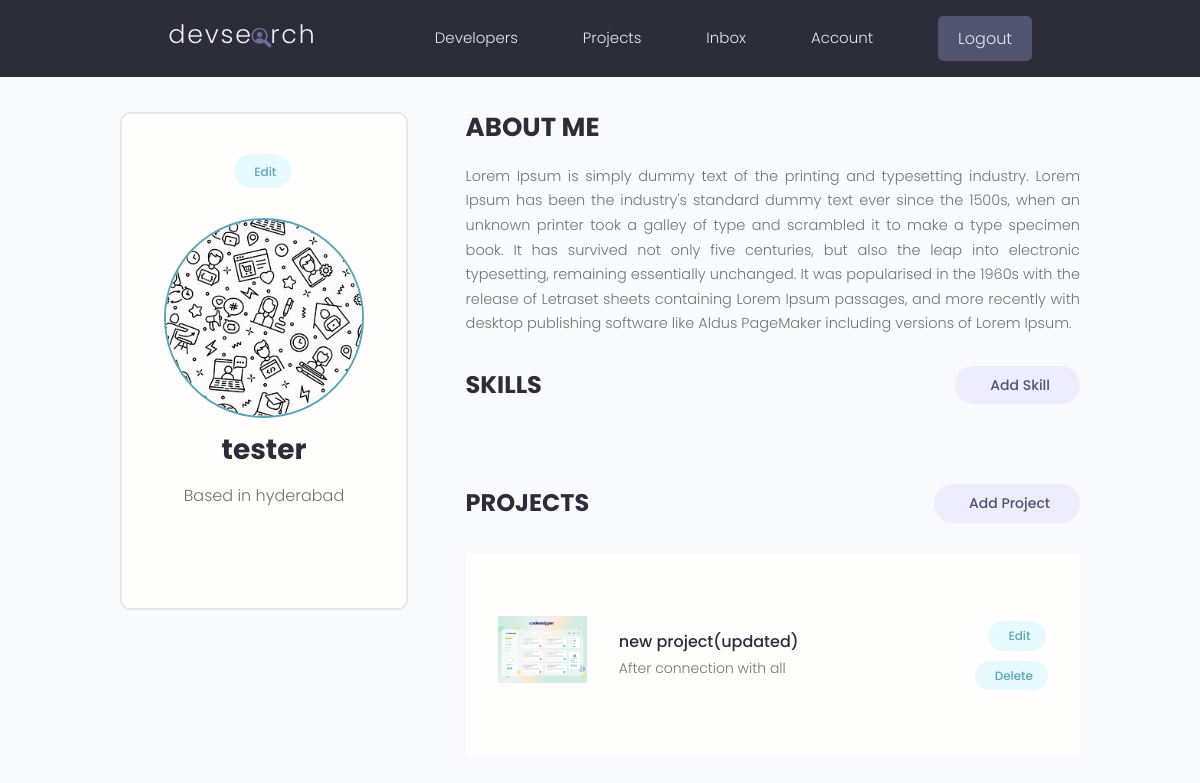
Page /account/ (signed in) on the committed database.
### users/models.py (models this page shows, shortened)
class Profile (models.Model):
    user = models.OneToOneField(
        User, on_delete=models.CASCADE, null=True, blank=True)
    name = models.CharField(max_length=200, blank=True, null=True)
    email = models.EmailField(max_length=500, blank=True, null=True)
    username = models.CharField(max_length=200, blank=True, null=True)
    location = models.CharField(max_length=200, blank=True, null=True)
    short_intro = models.CharField(max_length=200, blank=True, null=True)
    bio = models.TextField(blank=True, null=True)
    profile_image = models.ImageField(
        null=True, blank=True, upload_to='profiles/', default="profiles/user-default.png")
    social_github = models.CharField(max_length=200, blank=True, null=True)
    social_twitter = models.CharField(max_length=200, blank=True, null=True)
    social_linkedin = models.CharField(max_length=200, blank=True, null=True)
    social_youtube = models.CharField(max_length=200, blank=True, null=True)
    social_website = models.CharField(max_length=200, blank=True, null=True)
    created = models.DateTimeField(auto_now_add=True)
    id = models.UUIDField(default=uuid.uuid4, unique=True,
                          primary_key=True, editable=False)

### projects/models.py (models this page shows, shortened)
class Project (models.Model):
    owner=models.ForeignKey(Profile,null=True,blank=True,on_delete=models.SET_NULL)
    title=models.CharField(max_length=200)
    description= models.TextField(null=True,blank=True)
    featured_image=models.ImageField(null=True,blank=True,default="default.png")
    demo_link=models.CharField(max_length=2000,null=True,blank=True)
    source_link=models.CharField(max_length=2000,null=True,blank=True)
    tags=models.ManyToManyField('Tag',blank=True)
    vote_total=models.IntegerField(default=0,null=True,blank=True)
    vote_ratio=models.IntegerField(default=0,null=True,blank=True)
    created=models.DateTimeField(auto_now_add=True)
    id = models.UUIDField(default=uuid.uuid4 , unique=True ,primary_key=True,editable=False)

### users/views.py (the view)
# urls.py: path('account/', views.userAccount, name="account"),
@login_required(login_url='login')
def userAccount(request):
    profile = request.user.profile
    skills = profile.skill_set.all()
    projects = profile.project_set.all()
    context = {'profile': profile, 'skills': skills, 'projects': projects}
    return render(request, 'users/account.html', context)

### users/templates/users/account.html (shortened to what this page needs)
{% extends 'base.html' %}
{% block content %}
<main class="settingsPage profile my-md">
  <div class="container">
    <div class="layout">
      <div class="column column--1of3">
        <div class="card text-center">
          <div class="card__body dev">
            <a class="tag tag--pill tag--main settings__btn" href="{% url 'edit-account' %}">
              Edit</a>
            <img class="avatar avatar--xl dev__avatar" src="{{profile.profile_image.url}}" />
            <h2 class="dev__name">{{profile.name}}</h2>
            <p class="dev__location">Based in {{profile.location}}</p>
          </div>
        </div>
      </div>
      <div class="column column--2of3">
        <div class="devInfo">
          <h3 class="devInfo__title">About Me</h3>
          <p class="devInfo__about">{{profile.bio}}</p>
        </div>
        <div class="settings">
          <h3 class="settings__title">Skills</h3>
          <a class="tag tag--pill tag--sub settings__btn tag--lg" href="{% url 'create-skill' %}"> Add Skill</a>
        </div>
        <div class="settings">
          <h3 class="settings__title">Projects</h3>
          <a class="tag tag--pill tag--sub settings__btn tag--lg" href="{% url 'create_project'%} "> Add Project</a>
        </div>
        <table class="settings__table">
          {% for project in projects %}
          <tr>
            <td class="settings__thumbnail">
              <a href="{% url 'project' project.id %}"><img src="{{project.featured_image.url}}" alt="Project Thumbnail" /></a>
            </td>
            <td class="settings__tableInfo">
              <a href="{% url 'project' project.id %}">{{project.title}}</a>
              <p>{{project.description|slice:"150"}}</p>
            </td>
            <td class="settings__tableActions">
              <a class="tag tag--pill tag--main settings__btn" href="{% url 'update_project' project.id %}"> Edit</a>
              <a class="tag tag--pill tag--main settings__btn"
                href="{% url 'delete_project' project.id %}">
                Delete</a>
            </td>
          </tr>
          {% endfor %}
        </table>
      </div>
    </div>
  </div>
</main>
{% endblock %}

### static/styles/app.css (style rules this page uses)
:root { --color-sub: #2d2d39; }
.card { border: 2px solid var(--color-light); }
img { width: 100%; }
.profile .card > .dev { padding: 4rem; }
.dev__avatar { display: block; margin: auto; }
.dev__name { color: var(--color-sub); font-size: 2.8rem; font-weight: 700; margin-top: 1rem; margin-bottom: 0.5rem; }
.dev__location { margin-top: 1rem; }
.devInfo { margin-bottom: 3rem; }
.devInfo__title, .devInfo__subtitle { font-size: 2.6rem; color: var(--color-sub); text-transform: uppercase; font-weight: 700; margin-bottom: 1.5rem; }
.devInfo__about, .devSkill__info { font-size: 1.45rem; line-height: 1.7; text-align: justify; }
.settingsPage .dev > .settings__btn { display: inline-block; margin-bottom: 3rem; }
.settings { display: flex; justify-content: space-between; align-items: center; }
.settings__title { font-size: 2.4rem; text-transform: uppercase; font-weight: 700; color: var(--color-sub); }
.settings__table { margin-top: 3rem; margin-bottom: 5rem; padding: 0 3rem; background: var(--color-white); }
.settings__table tr { width: 100%; }
.settings__table tr > td { padding: 2rem 0; }
.settings__thumbnail { width: 23%; min-width: 10rem; }
.settings__thumbnail img { padding-right: 3rem; height: 15rem; object-fit: contain; }
.settings__tableInfo { width: 100%; }
.settings__tableInfo h4, .settings__tableInfo a { padding-right: 1rem; width: auto; font-size: 1.6rem; font-weight: 500; color: var(--color-sub); }
.settings__tableInfo p { font-size: 1.4rem; }
.settings__tableActions { text-align: right; }

### static/uikit/styles/modules/_variables.css (style rules this page uses)
:root { --color-main: #5aa5b9; --color-main-light: #e6faff; --color-sub: #3f4156; --color-sub-light: #51546e; --color-sub-lighter: #ededfd; --color-text: #737373; --color-gray: #8b8b8b; --color-light: #e5e7eb; --color-light-gray: #767676; --color-bg: #f8fafd; --color-white: #fffefd; --color-white-light: #f3f3f3; --color-success: #359e64; --color-success-bg: #def8e8; --color-error: #fc4b0b; --color-error-bg: #fff2ee; --font-base: 'Poppins', arial, helvetica, 'Segoe UI', roboto, ubuntu, sans-serif; --font-monospace: 'Fira Code', 'Courier New', courier, monospace; --font-regular: 300; --font-medium: 500; --font-bold: 700; --generic-shadow: 1px 1px 5px #00000010; --generic-transition: all 0.3s ease-in-out; }

### static/uikit/styles/modules/_base.css (style rules this page uses)
* { margin: 0; padding: 0; box-sizing: border-box; text-rendering: optimizeLegibility; color: inherit; font-size: inherit; }
html { font-size: 50%; }
@media only screen and (min-width: 480px) { html { font-size: 56.25%; } }
@media only screen and (min-width: 1200px) { html { font-size: 62.5%; } }
body { line-height: 1.6; font-weight: 400; font-size: 1.5rem; color: var(--color-text); background-color: var(--color-bg); min-height: 100vh; }

### static/uikit/styles/modules/_typography.css (style rules this page uses)
* { font-family: var(--font-base); }
h2 { font-size: 3.6rem; font-weight: var(--font-bold); }
h3 { font-size: 3.2rem; font-weight: var(--font-medium); }
p, span, strong { font-size: 1.6rem; color: var(--color-text); font-weight: var(--font-regular); }
a { padding-bottom: 2px; text-decoration: none; display: inline-block; color: var(--color-main); font-weight: var(--font-medium); }

### static/uikit/styles/modules/_utilities.css (style rules this page uses)
.container { width: 92%; max-width: 165rem; margin: 0 auto; box-sizing: border-box; }
@media screen and (min-width: 1000px) { .container { width: 90%; } }
@media screen and (min-width: 1200px) { .container { width: 80%; } }
.text-center { text-align: center; }
.my-md { margin: 3rem auto; }

### static/uikit/styles/modules/_avatar.css (style rules this page uses)
.avatar { border-radius: 50%; border: 2px solid var(--color-main); object-fit: cover; }
.avatar--xl { height: 20rem; width: 20rem; }

### static/uikit/styles/modules/_card.css (style rules this page uses)
.card { border-radius: 1rem; background-color: var(--color-white); border: 1.5px solid var(--color-light); width: auto; height: auto; margin-top: 0.5rem; margin-bottom: 0.5rem; overflow: hidden; }
.card__body, .card__header { padding: 2rem 2.5rem; }

### static/uikit/styles/modules/_tag.css (style rules this page uses)
.tag { display: inline-flex; align-items: center; background-color: var(--color-sub); height: -webkit-fit-content; height: -moz-fit-content; height: fit-content; width: -webkit-fit-content; width: -moz-fit-content; width: fit-content; border-radius: 0.5rem; padding: 0.5rem 1.5rem; font-size: 1.2rem; cursor: pointer; }
.tag:not(:last-child) { margin-right: 0.25rem; margin-bottom: 0.75rem; }
.tag--pill { border-radius: 5rem; }
.tag--main, .tag--main > small { background: var(--color-main-light); color: var(--color-main); font-weight: 500; }
.tag--sub, .tag--sub > small { background: var(--color-sub-lighter); color: var(--color-sub-light); font-weight: 500; }
.tag--lg { padding: 0.8rem 3rem; font-size: 1.4rem; }

### rows in the picture
Profile: profile_image (picture), name "tester", location "hyderabad", bio "Lorem Ipsum is simply dummy text of the printing and typesetting industry. Lorem Ipsum has been the industry's standard dummy text ever since the 1500s, when an unknown printer took a galley of type and scrambled it to make a type specimen book. It has survived not only five centuries, but also the leap into electronic typesetting, remaining essentially unchanged. It was popularised in the 1960s with the release of Letraset sheets containing Lorem Ipsum passages, and more recently with desktop publishing software like Aldus PageMaker including versions of Lorem Ipsum."
Project: featured_image (picture), title "new project(updated)", description "After connection with all"
